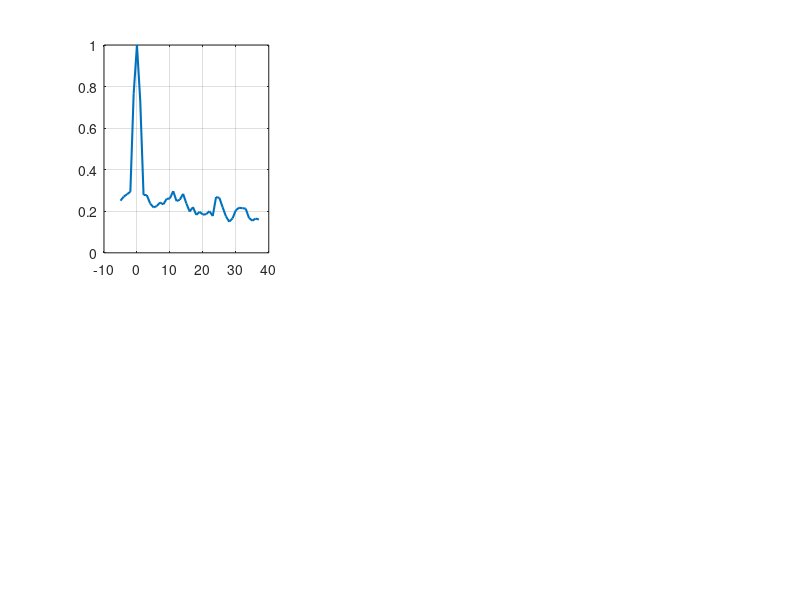

The MATLAB script that drew this image: (Note: this script raises an error after producing the figure.)
clear; clc; close all

load('Sim_forme_2.mat')

dx = 5e-3;

indices_reference = [6 12 18 26 32 38];

nombre_references = length(indices_reference);

resolutions = NaN(1, nombre_references);
contrastes = NaN(1, nombre_references);

figure('Color','w','Position',[100 100 1400 750]);

for r = 1:nombre_references

    indice_reference = indices_reference(r);
    signal_reference = double(sensor_data(indice_reference,:));

    coefficients = zeros(1, length(impactXGrid));

    for j = 1:length(impactXGrid)

        signal_compare = double(sensor_data(j,:));

        correlation = xcorr(signal_reference, ...
                            signal_compare, 'coeff');

        coefficients(j) = max(abs(correlation));

    end

    distance_cm = ...
        (impactXGrid-impactXGrid(indice_reference))*dx*100;

    masque_base = abs(distance_cm) > 5;
    ligne_base = mean(coefficients(masque_base));

    contraste = coefficients(indice_reference)/ligne_base;
    contrastes(r) = contraste;

    mi_hauteur = coefficients(indice_reference)/2;

    indice_gauche = find( ...
        coefficients(1:indice_reference) <= mi_hauteur, ...
        1, 'last');

    indice_droit_relatif = find( ...
        coefficients(indice_reference:end) <= mi_hauteur, ...
        1, 'first');

    if ~isempty(indice_gauche) && ...
       ~isempty(indice_droit_relatif)

        indice_droit = ...
            indice_reference + indice_droit_relatif - 1;

        x1 = distance_cm(indice_gauche);
        x2 = distance_cm(indice_gauche+1);

        y1 = coefficients(indice_gauche);
        y2 = coefficients(indice_gauche+1);

        position_gauche = x1 + ...
            (mi_hauteur-y1)*(x2-x1)/(y2-y1);

        x1 = distance_cm(indice_droit-1);
        x2 = distance_cm(indice_droit);

        y1 = coefficients(indice_droit-1);
        y2 = coefficients(indice_droit);

        position_droite = x1 + ...
            (mi_hauteur-y1)*(x2-x1)/(y2-y1);

        resolutions(r) = position_droite-position_gauche;

    end

    subplot(2,3,r)

    plot(distance_cm, coefficients, '-', ...
         'LineWidth', 1.5, ...
         'Color', [0 0.4470 0.7410])

    hold on
    grid on

    yline(mi_hauteur, '--r', ...
          'LineWidth', 1.2);

    yline(ligne_base, '--k', ...
          'LineWidth', 1.2);

    xline(0, ':', ...
          'Color', [0.4 0.4 0.4], ...
          'LineWidth', 1);

    xlabel('Distance [cm]')
    ylabel('Corrélation')

    title(['Référence ', ...
           num2str(indice_reference)])

    ylim([0 1.05])

end

sgtitle('Corrélations pour six positions de référence')

resolution_moyenne = mean(resolutions, 'omitnan');
ecart_resolution = std(resolutions, 'omitnan');

contraste_moyen = mean(contrastes, 'omitnan');
ecart_contraste = std(contrastes, 'omitnan');

fprintf('\nRésultats du trapèze\n')

fprintf('Résolutions individuelles [cm] :\n')
disp(resolutions)

fprintf('Contrastes individuels :\n')
disp(contrastes)

fprintf('Résolution moyenne : %.3f +/- %.3f cm\n', ...
        resolution_moyenne, ...
        ecart_resolution)

fprintf('Contraste moyen : %.3f +/- %.3f\n', ...
        contraste_moyen, ...
        ecart_contraste)
